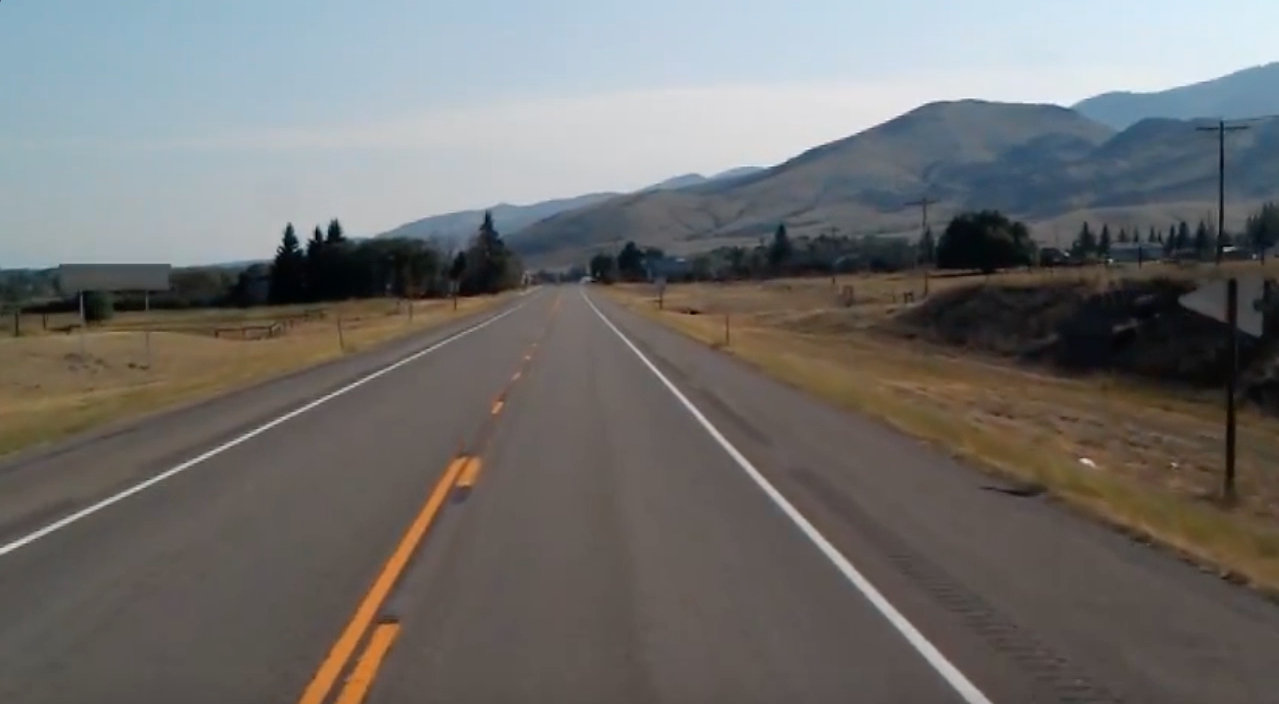
#> input picture test_image.jpg, 1279 x 704 px, given in place of sample1.mp4, which was not available
$ python 'sliding winfow.py'   (older library calls are emulated)
#> lines starting #> are read from the running program, lines starting #| are printed output that depends on the picture; after the words box and inside, x2 and y2 are one past the last pixel; in counts of white or black regions, pixels touching at a corner belong together; pictures that were not available may be replaced by others from this repository, and a replacement may not be noted
import numpy as np
import cv2
import matplotlib.pyplot as plt
import time
def sobel(image,thresh_min = 30,thresh_max=100):
    #image= cv2.cvtColor(image,cv2.COLOR_BGR2GRAY)
    # Apply the following steps to img
    # 1) Convert to grayscale
    gray = cv2.cvtColor(image, cv2.COLOR_BGR2GRAY)
    # 2) Take the derivative in x or y given orient = 'x' or 'y'
    sobelx = cv2.Sobel(gray,cv2.CV_64F,1,0)

     # 3) Take the absolute value of the derivative or gradient
    absobelx = np.absolute(sobelx)

    #print(type(absobelx))
    # 4) Scale to 8-bit (0 - 255) then convert to type = np.uint8
    scaled_x = np.uint8(255*absobelx/np.max(absobelx))

     # 5) Create a mask of 1's where the scaled gradient magnitude
            # is > thresh_min and < thresh_max
    sx_binary = np.zeros_like(scaled_x)

    sx_binary[(scaled_x>=thresh_min)&(scaled_x<=thresh_max)]=255
    #cv2.imshow("sobelx",sx_binary)
    #print(sx_binary)
    return sx_binary


def perspective(image):
    h,w = image.shape[:2]
    # [4 lines of commented-out code are left out]
    pts1 = np.float32([[310,385],[500,385],[0,580],[650,580]])
    pts2 = np.float32([[0,0],[600,0],[0,600],[600,600]])
    #cv2.imshow('image',image)

    matrix = cv2.getPerspectiveTransform(pts1,pts2)
    minv = cv2.getPerspectiveTransform(pts2,pts1)

    result = cv2.warpPerspective(image,matrix,(650,650),flags = cv2.INTER_LINEAR)
    #cv2.imshow('image',result)
    return result ,minv

def hls_select(image):
    hls = cv2.cvtColor(image,cv2.COLOR_BGR2HLS)
    h = hls[:,:,0]
    l = hls[:,:,1]
    s = hls[:,:,2]

    thresh_s = (110, 255)
    Sbinary = np.zeros_like(l)
    Sbinary[(s > thresh_s[0]) & (s <= thresh_s[1])] = 255
    #cv2.imshow("S_binary",Sbinary)
    return h,l,s,Sbinary

def hist(img):
    # Grab only the bottom half of the image
    # Lane lines are likely to be mostly vertical nearest to the car
    bottom_half = img[img.shape[0]//2:,:]

    # Sum across image pixels vertically - make sure to set an `axis`
    # i.e. the highest areas of vertical lines should be larger values
    histogram = np.sum(bottom_half, axis=0)

    return histogram

def find_lane(per):
    out_image = np.dstack((per,per,per))*255
    #cv2.imshow("outimage",out_img)

    #for final representaion stack the perseptive image
    #out_img = np.dstack((binary_warped, binary_warped, binary_warped))*255
    # Find the peak of the left and right halves of the histogram
    # These will be the starting point for the left and right lines
    midpoint = np.int(histogram.shape[0]//2)
    #print(midpoint)
    #np.argmax give indices of maximum value
    leftx_base = np.argmax(histogram[:midpoint])
    #print(leftx_base)
    rightx_base = np.argmax(histogram[midpoint:]) + midpoint
    #print(rightx_base)
    '''Set up windows and window hyperparameters
    Our next step is to set a few hyperparameters related to our sliding windows,
    and set them up to iterate across the binary activations
    in the image. We have some base hyperparameters below, but don't forget to
    try out different values in your own implementation to see what works best!'''
    # HYPERPARAMETERS
    # Choose the number of sliding windows
    nwindows = 15
    # Set the width of the windows +/- margin
    margin = 100
    # Set minimum number of pixels found to recenter window
    minpix = 50
    # Set height of windows - based on nwindows above and image shape means rake perspectivw image and then devide by no. of windows
    window_height = np.int(per.shape[0]//nwindows)
    #print(window_height)
    #we get 66 pixel

    # Identify the x and y positions of all nonzero (i.e. activated) pixels in the image
    #non zeros means pixel which have some amount of intensity
    nonzero = per.nonzero()
    #print(nonzeros)
    nonzeroy = np.array(nonzero[0])
    #print(nonzeroy)
    nonzerox = np.array(nonzero[1])
    # Current positions to be updated later for each window in nwindows
    #previsouly we find out left and right bse coresponsding to x axis now we have to update or use forfuthrt update there fore we are assinging to
    # another variable so that oroginal base doesn't change
    leftx_current = leftx_base
    rightx_current = rightx_base
    # Create empty lists to receive left and right lane pixel indices
    #the location of an item in an array.(or index)
    #we used left_lane_inds and right_lane_indsto hold the pixel values contained within the boundaries of a given sliding window
    left_lane_inds = []
    right_lane_inds = []

     # Step through the windows one by one

    for window in range(nwindows):
        # Identify window boundaries in x and y (and right and left)
        #lower box at y axis
        win_y_low = per.shape[0] - (window+1)*window_height
        win_y_high = per.shape[0] - window*window_height
        #print("win_y_high",win_y_high)
        #position of window at x axis at left side
        win_xleft_low = leftx_current - margin
        #print(win_xleft_low)
        win_xleft_high = leftx_current + margin
        win_xright_low =  rightx_current - margin
        win_xright_high = rightx_current + margin
        cv2.rectangle(out_image,(win_xleft_low,win_y_low),(win_xleft_high,win_y_high),(0,255,0), 2)
        cv2.rectangle(out_image,(win_xright_low,win_y_low),(win_xright_high,win_y_high),(0,255,0), 2)
        #cv2.imshow("outout",out_image)
         # Identify the nonzero pixels in x and y axis within the window
         # previous we found all non zeros number now we have to find non zeros in box which we made
         #and that can be done by and operation and save into list at 0 indices
        good_left_inds = ((nonzeroy >= win_y_low ) & (nonzeroy < win_y_high) &\
                            (nonzerox >= win_xleft_low) & (nonzerox < win_xleft_high)).nonzero()[0]
        good_right_inds = ((nonzeroy >= win_y_low ) & (nonzeroy < win_y_high) &\
                            (nonzerox >= win_xright_low) & (nonzerox < win_xright_high)).nonzero()[0]
        #print(good_left_inds)

    ########

        # Append these indices to the lists
        left_lane_inds.append(good_left_inds)
        right_lane_inds.append(good_right_inds)

        # If you found > minpix pixels, recenter next window on their mean position
        #base will update in when ther e change in center or say pixels which no include in min pix region
        if len(good_left_inds) > minpix:
            leftx_current = np.int(np.mean(nonzerox[good_left_inds]))
        if len(good_right_inds) > minpix:
            rightx_current = np.int(np.mean(nonzerox[good_right_inds]))
        # Concatenate the arrays of indices (previously was a list of lists of pixels)
    try:
        left_lane_inds = np.concatenate(left_lane_inds)
        #print(left_lane_inds)
        right_lane_inds = np.concatenate(right_lane_inds)
    except ValueError:
        # Avoids an error if the above is not implemented fully
        pass
    # Extract left and right line pixel positions

    leftx = nonzerox[left_lane_inds]

    lefty = nonzeroy[left_lane_inds]

    rightx = nonzerox[right_lane_inds]
    righty = nonzeroy[right_lane_inds]


    # Fit a second order polynomial to each
    try:
        left_fit = np.polyfit(lefty,leftx,2)
        right_fit = np.polyfit(righty,rightx,2)
    except :
        pass
# Generate x and y values for plotting
    '''numpy.linspace(start, stop, num=50, endpoint=True, retstep=False, dtype=None, axis=0)[source]
    Return evenly spaced numbers over a specified interval.

    Returns num evenly spaced samples, calculated over the interval [start, stop].

    The endpoint of the interval can optionally be excluded.'''
    ploty = np.linspace(0, per.shape[0]-1, per.shape[0] )
    #print(ploty.dtype)
    # Assuming we have `left_fit` and `right_fit` from `np.polyfit` before
    # Generate x and y values for plotting
    try :
        left_fitx = left_fit[0]*ploty**2+left_fit[1]*ploty+left_fit[2]
        right_fitx = right_fit[0]*ploty**2 + right_fit[1]*ploty + right_fit[2]
    except TypeError:

            # Avoids an error if `left` and `right_fit` are still none or incorrect
        print('The function failed to fit a line!')
        left_fitx = 1*ploty**2 + 1*ploty
        right_fitx = 1*ploty**2 + 1*ploty
    ## Visualization ##
    # Colors in the left and right lane regions
    out_image[lefty, leftx] = [255, 0, 0]
    out_image[righty, rightx] = [0, 0, 255]
    plt.plot(left_fitx, ploty, color='red')
    plt.plot(right_fitx, ploty, color='blue')

    # Plots the left and right polynomials on the lane lines
##    plt.plot(left_fitx, ploty, color='yellow')
    #plt.show()
    cv2.imshow("out",out_image)
# [8 lines of commented-out code are left out]


    return left_fit, right_fit, left_fitx, right_fitx, left_lane_inds, right_lane_inds,out_image
def draw_lines(img, left_fit, right_fit,out_image):
    ploty = np.linspace(0, img.shape[0]-1, img.shape[0])
    color_warp = np.zeros_like(img).astype(np.uint8)
    lane_img = np.copy(img)
    #print(color_warp.shape)
    #print(out_image.shape)

    # Find left and right points.
    left_fitx = left_fit[0]*ploty**2 + left_fit[1]*ploty + left_fit[2]
    right_fitx = right_fit[0]*ploty**2 + right_fit[1]*ploty + right_fit[2]

    # Recast the x and y points into usable format for cv2.fillPoly()
    pts_left = np.array([np.transpose(np.vstack([left_fitx, ploty]))])
    pts_right = np.array([np.flipud(np.transpose(np.vstack([right_fitx, ploty])))])
    pts = np.hstack((pts_left, pts_right))

    # Draw the lane onto the warped blank image
    cv2.fillPoly(color_warp, np.int_([pts]), (0,255, 0))
    cv2.polylines(color_warp,np.int32([pts_left]),False,(255,0,0),15)
    cv2.polylines(color_warp,np.int32([pts_right]),False,(0,0,255),15)

    #cv2.addWeighted(out_image, 1, color_warp, 0.3, 0)
    #cv2.imshow("asd",color_warp)
    #print(color_warp.shape)

    # Warp the blank back to original image space using inverse perspective matrix
    unwarp_img = cv2.warpPerspective(color_warp, minv, (img.shape[1], img.shape[0]), flags=cv2.WARP_FILL_OUTLIERS+cv2.INTER_CUBIC)
    #print(unwarp_img.shape)
    cv2.imshow("unwrap image",unwarp_img)
    lane_image = cv2.warpPerspective(out_image, minv, (img.shape[1], img.shape[0]), flags=cv2.WARP_FILL_OUTLIERS+cv2.INTER_CUBIC)

    result = cv2.addWeighted(lane_img, 0.5, lane_image, 200, 0)
    #cv2.imshow("drawline",result)
    result = cv2.addWeighted(img,0.9, unwarp_img, 0.5, 0)
    cv2.imshow("drawline",result)
    return result
def measure_curvature(image, left_fit, right_fit,xmtr_per_pixel, ymtr_per_pixel):
    # Define conversions in x and y from pixels space to meters

    ploty = np.linspace(0,image.shape[0]-1,image.shape[0])
    # Find left and right points.
    # Assuming we have `left_fit` and `right_fit` from `np.polyfit` before
    # Generate x and y values for plotting
    left_fitx = left_fit[0]*ploty**2 + left_fit[1]*ploty + left_fit[2]
    right_fitx = right_fit[0]*ploty**2 + right_fit[1]*ploty + right_fit[2]
       # Define y-value where we want radius of curvature
    # We'll choose the maximum y-value, corresponding to the bottom of the image
    y_eval = np.max(ploty)

    '''# Fit a second order polynomial to pixel positions in each fake lane line
    # Fit new polynomials to x,y in world space'''
    left_fit_cr = np.polyfit(ploty*ymtr_per_pixel, left_fitx*xmtr_per_pixel, 2)
    right_fit_cr = np.polyfit(ploty*ymtr_per_pixel, right_fitx*xmtr_per_pixel, 2)

    '''
    NOW
    Calculates the curvature of polynomial functions in meters.
    Calculation of R_curve (radius of curvature)
    Rcurve = ((1+(2*A*y+B)**2)**3/2)/ (|2*A|))
    Y = y_value*ymtr_per_pixel for left
    '''

    left_rad = ((1 + (2*left_fit_cr[0]*y_eval*ymtr_per_pixel + left_fit_cr[1])**2)**1.5) / np.absolute(2*left_fit_cr[0])
    right_rad = ((1 + (2*right_fit_cr[0]*y_eval*ymtr_per_pixel + right_fit_cr[1])**2)**1.5) / np.absolute(2*right_fit_cr[0])
    return left_rad , right_rad
def dist_from_center(img, left_fit, right_fit, xmtr_per_pixel, ymtr_per_pixel):
    ## Image mid horizontal position
    #xmax = img.shape[1]*xmtr_per_pixel
    ymax = img.shape[0]*ymtr_per_pixel

    center = img.shape[1] / 2
    '''
        off-center distance calculation, based on 2 assumptions:
            1) camera mounted in the center of vehicle
            2) road lane is 3.7 meters wide
    '''

    lineLeft = left_fit[0]*ymax**2 + left_fit[1]*ymax + left_fit[2]
    lineRight = right_fit[0]*ymax**2 + right_fit[1]*ymax + right_fit[2]

    mid = lineLeft + (lineRight - lineLeft)/2
    #print(mid)
    dist = (mid - center) * xmtr_per_pixel


    if dist > 0.05 :
        message = 'Vehicle location: left'.format(dist)
        Turn = 'Turn RIGHT'
    elif (dist < -0.15):

        message = 'Vehicle location:  right '.format(abs(dist))
        Turn = ''

    else:
        #message = 'Vehicle location: {:.2f} m left '.format(abs(dist))
        Turn = ''
        message = 'AT center'
    return message ,Turn ,mid
def show_curvatures(img, left_fit, right_fit,xmtr_per_pixel,ymtr_per_pixel):
    (left_curvature, right_curvature) = measure_curvature(img, left_fit, right_fit, xmtr_per_pixel, ymtr_per_pixel)
    dist_txt , Turn,mid = dist_from_center(img, left_fit, right_fit, xmtr_per_pixel, ymtr_per_pixel)

    out_img = np.copy(img)
    avg_rad = round(np.mean([left_curvature, right_curvature]),0)
    #out_img = cv2.line(out_img, (int(mid+50),int(mid+300)), (int(mid+50),int(mid+100)), (0,255,0), 5)
    cv2.putText(out_img, 'Average lane curvature: {:.2f} m'.format(avg_rad),
                (50, 50), cv2.FONT_HERSHEY_SIMPLEX, 1, (255,255,255), 2)
##    cv2.putText(out_img, 'left lane curvature: {:.2f} m'.format(left_curvature),
##                (100, 150), cv2.FONT_HERSHEY_SIMPLEX, 1, (255,255,255), 2)

    cv2.putText(out_img, dist_txt, (50, 100), cv2.FONT_HERSHEY_SIMPLEX, 1, (255,255,255), 2)
    cv2.putText(out_img, Turn , (300, 500), cv2.FONT_HERSHEY_DUPLEX , 1, (255,0,0), 2)

    return out_img


cap = cv2.VideoCapture('C:/Users/sharm/Videos/Captures/sample1.mp4')
frame_counter = 0
while(True):
    tic = time.time()
    ret, image = cap.read()
#> image is the input picture: shape (704, 1279, 3); mean B, G, R 109.7, 111.3, 112.3
    frame_counter += 1
    #If the last frame is reached, reset the capture and the frame_counter
    if frame_counter == cap.get(cv2.CAP_PROP_FRAME_COUNT):
        frame_counter = 0 #Or whatever as long as it is the same as next line
        cap.set(cv2.CAP_PROP_POS_FRAMES, 0)

    resize = cv2.resize(image,(800,600))

    blur = cv2.GaussianBlur(resize,(5,5),0)
    per,minv = perspective(blur)
#> in perspective, `result = cv2.warpPerspective(image,matrix,(650,650),flags = cv2.INTER_..`:
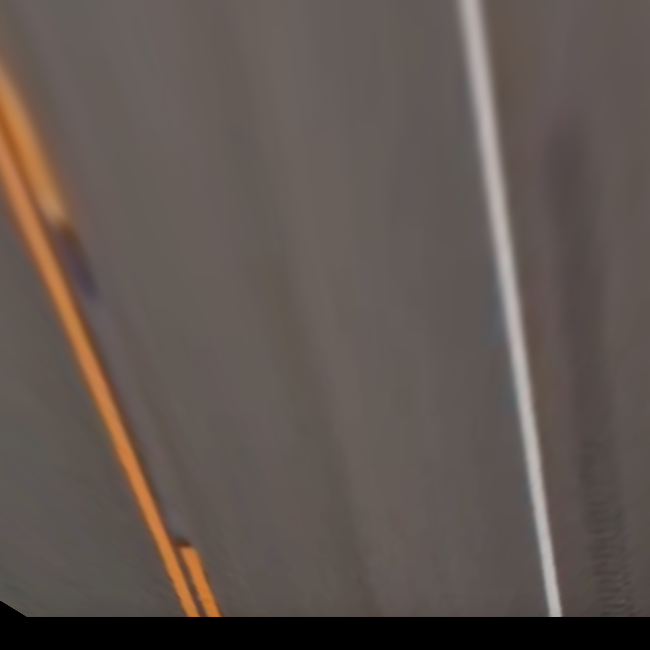
#> result: shape (650, 650, 3); mean B, G, R 80.4, 85.7, 96.1
#> minv = [[0.317, -0.517, 310], [0, -0.359, 385], [0, -0.00118, 1]]
    #blur =  cv2.resize(blur,(480,360))
    h,l,s,lbinary= hls_select(per)
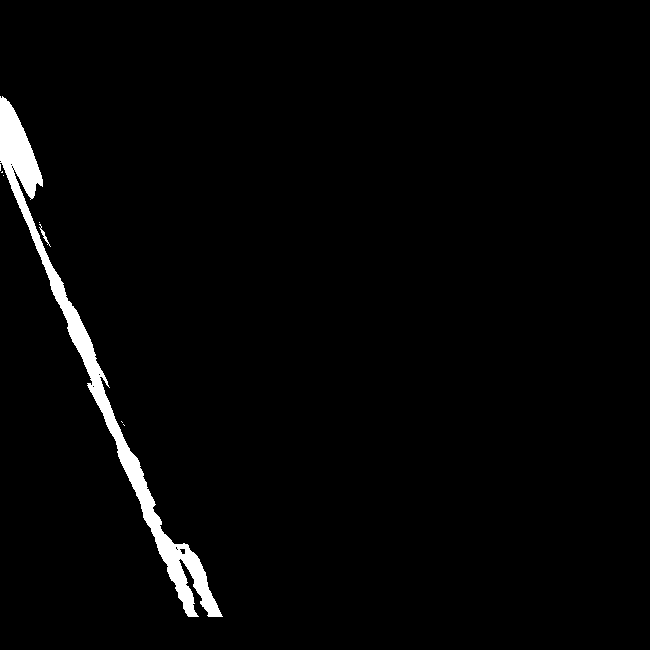
#> lbinary: shape (650, 650); 2.2% white; 8 white regions (6 under 20 px), largest, box (x1, y1, x2, y2) and area: (0, 96, 223, 617) 9151, (39, 224, 51, 247) 49
    combine_binary = np.zeros_like(lbinary)
    sobelx = sobel(per)
#> sobelx: shape (650, 650); 4.7% white; 36 white regions (27 under 20 px), largest, box (x1, y1, x2, y2) and area: (452, 0, 554, 618) 5996, (473, 0, 566, 618) 5173, (1, 127, 211, 618) 3501

    combine_binary[(sobelx >=1) | (lbinary >=1)] = 255
    cv2.imshow("Combine_binary",combine_binary)

    color_binary = np.dstack(( np.zeros_like(sobelx), sobelx, lbinary))
    #per,minv = perspective(combine_binary)
    histogram = hist(combine_binary)
    #plt.plot(histogram)
    #plt.show()

    left_fit, right_fit, left_fitx, right_fitx, left_lane_inds, right_lane_inds,out_image = find_lane(combine_binary)
#> in find_lane, `out_image[righty, rightx] = [0, 0, 255]`:
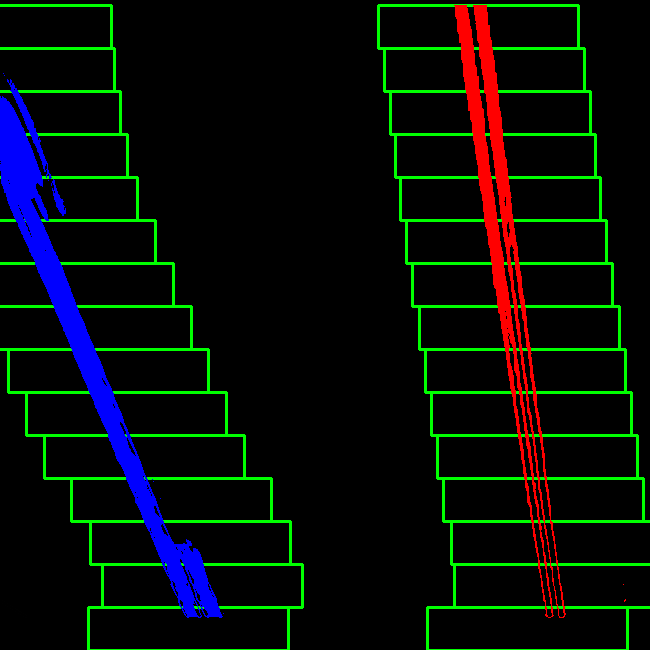
#> out_image: shape (650, 650, 3); mean of channels 0, 1, 2 8.6, 13.3, 6.7; drawn as B, G, R
#> left_fit = [0.000365, 0.13, -9.68]; right_fit = [2.63e-05, 0.123, 470]; left_fitx = 650 values from -9.68 to 228.6; right_fitx = 650 values from 470 to 561; left_lane_inds = 14215 values, max 25406 at index 307, min 1966 at index 14159, mean 14822.5; right_lane_inds = 11040 values, max 25414 at index 72, min 134 at index 9892, mean 10107.4
    #else:

    image_inv = draw_lines(blur,left_fit,right_fit,out_image)
#> in draw_lines, `left_fitx = left_fit[0]*ploty**2 + left_fit[1]*ploty + left_fit[2]`: left_fitx = 600 values from -9.68 to 199.3
#> in draw_lines, `right_fitx = right_fit[0]*ploty**2 + right_fit[1]*ploty + right_fit[2]`: right_fitx = 600 values from 470 to 553.2
#> in draw_lines, `pts_left = np.array([np.transpose(np.vstack([left_fitx, ploty]))])`: pts_left = 600 pairs, first value -9.68 to 199.3, second value 0 to 599
#> in draw_lines, `pts_right = np.array([np.flipud(np.transpose(np.vstack([right_fitx, pl..`: pts_right = 600 pairs, first value 470 to 553.2, second value 0 to 599
#> in draw_lines, `pts = np.hstack((pts_left, pts_right))`: pts = 1200 pairs, first value -9.68 to 553.2, second value 0 to 599
#> in draw_lines, `cv2.polylines(color_warp,np.int32([pts_right]),False,(0,0,255),15)`:
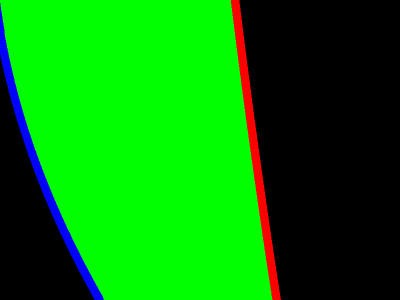
#> color_warp: shape (600, 800, 3) (shown at 1/2 size); mean of channels 0, 1, 2 5.1, 133.7, 5.4; drawn as B, G, R
#> in draw_lines, `lane_image = cv2.warpPerspective(out_image, minv, (img.shape[1], img.s..`:
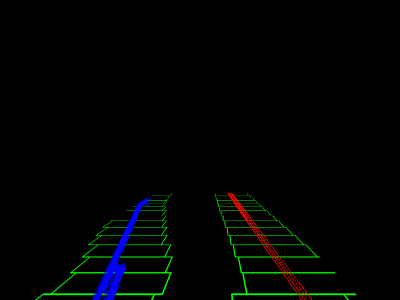
#> lane_image: shape (600, 800, 3) (shown at 1/2 size); mean of channels 0, 1, 2 2.3, 3.2, 0.9; drawn as B, G, R
#> in draw_lines, `result = cv2.addWeighted(img,0.9, unwarp_img, 0.5, 0)`:
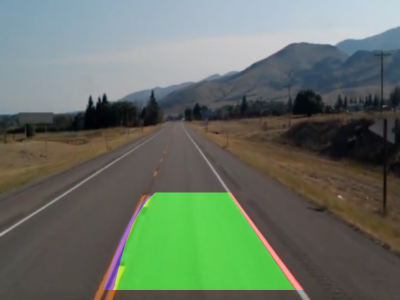
#> result: shape (600, 800, 3) (shown at 1/2 size); mean B, G, R 99.3, 113.8, 101.5
    xmtr_per_pixel = 3.7/800
    ymtr_per_pixel = 30/600
    #print(image_inv.shape)
    #result = measure_curvature(image_inv,left_fit,right_fit)
    result = show_curvatures(image_inv,left_fit,right_fit,xmtr_per_pixel,ymtr_per_pixel)
#> in measure_curvature, `left_fitx = left_fit[0]*ploty**2 + left_fit[1]*ploty + left_fit[2]`: left_fitx = 600 values from -9.68 to 199.3
#> in measure_curvature, `right_fitx = right_fit[0]*ploty**2 + right_fit[1]*ploty + right_fit[2]`: right_fitx = 600 values from 470 to 553.2
#> in measure_curvature, `left_fit_cr = np.polyfit(ploty*ymtr_per_pixel, left_fitx*xmtr_per_pixe..`: left_fit_cr = [0.000675, 0.012, -0.0448]
#> in measure_curvature, `right_fit_cr = np.polyfit(ploty*ymtr_per_pixel, right_fitx*xmtr_per_pi..`: right_fit_cr = [4.87e-05, 0.0114, 2.17]
#> in measure_curvature, `left_rad = ((1 + (2*left_fit_cr[0]*y_eval*ymtr_per_pixel + left_fit_cr..`: left_rad = 743.3
#> in measure_curvature, `right_rad = ((1 + (2*right_fit_cr[0]*y_eval*ymtr_per_pixel + right_fit..`: right_rad = 10264.4
#> in show_curvatures, `(left_curvature, right_curvature) = measure_curvature(img, left_fit, r..`: left_curvature = 743.3; right_curvature = 10264.4
#> in dist_from_center, `lineLeft = left_fit[0]*ymax**2 + left_fit[1]*ymax + left_fit[2]`: lineLeft = -5.44
#> in dist_from_center, `lineRight = right_fit[0]*ymax**2 + right_fit[1]*ymax + right_fit[2]`: lineRight = 473.8
#> in dist_from_center, `mid = lineLeft + (lineRight - lineLeft)/2`: mid = 234.2
#> in dist_from_center, `dist = (mid - center) * xmtr_per_pixel`: dist = -0.767
#> in dist_from_center, `message = 'Vehicle location:  right '.format(abs(dist))`: message = 'Vehicle location:  right '
#> in show_curvatures, `dist_txt , Turn,mid = dist_from_center(img, left_fit, right_fit, xmtr_..`: Turn = ''; mid = 234.2
#> in show_curvatures, `avg_rad = round(np.mean([left_curvature, right_curvature]),0)`: avg_rad = 5504

    # [6 lines of commented-out code are left out]
    toc = time.time()
    fps = 1/(toc-tic)
    print("Estimated frames per second : {0}".format(int(fps)))

    cv2.imshow("final",result)
    #cv2.imshow("image_inv",image_inv)


    if cv2.waitKey(30) &0xFF== ord('q'):

#> (key q is pressed here)
        cv2.destroyAllWindows()
        break
cap.release
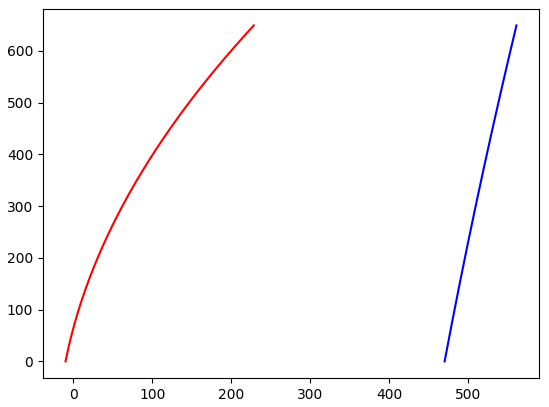
#> figure drawn by matplotlib, 1 panel; curve peaks at x = 228.6, y = 649; curve peaks at x = 561, y = 649
